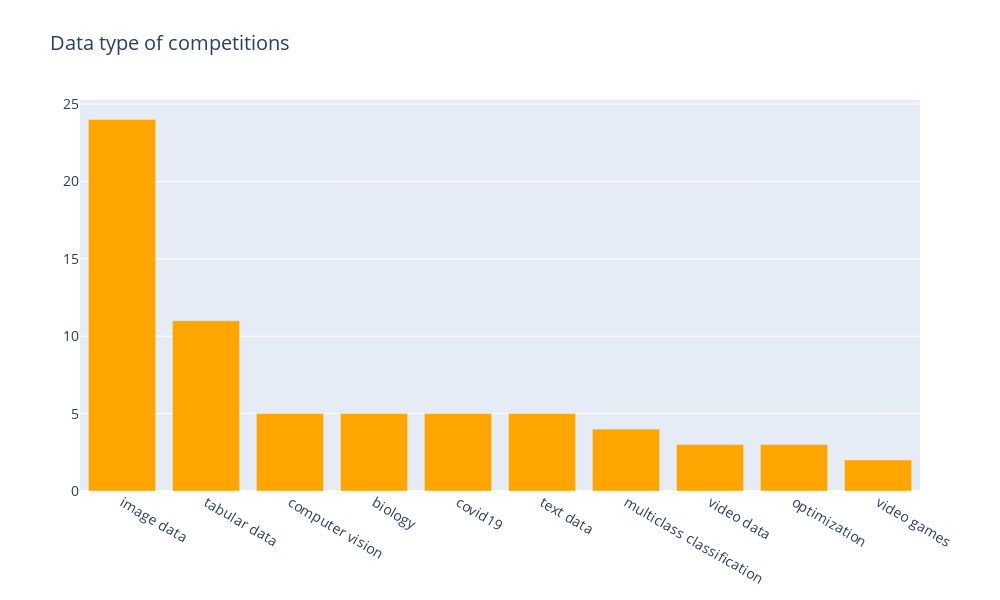

The notebook cell this image was saved under:
### Markdown cell above
### Data types in competitions

### Code cell
comp_tags_df = pd.read_csv("../input/meta-kaggle/CompetitionTags.csv")
tags_df = pd.read_csv("../input/meta-kaggle/Tags.csv")
cnt_df = pd.merge(temp_df[["CompetitionId"]], comp_tags_df, on="CompetitionId", how="inner")
cnt_df = pd.merge(cnt_df, tags_df, left_on="TagId", right_on="Id", how="inner")
cnt_df["Name"].value_counts()

def bar_chart(cnt_srs, color):
    trace = go.Bar(
        x=cnt_srs.index,
        y=cnt_srs.values,
        showlegend=False,
        marker=dict(
            color=color,
        ),
    )
    return trace

cnt_srs = cnt_df["Name"].value_counts().head(10)
traces = [bar_chart(cnt_srs, "orange")]
layout = go.Layout(
    title='Data type of competitions',
    font=dict(size=14),
    barmode='stack',
    width=1000,
    height=600,
)

fig = go.Figure(data=traces, layout=layout)
py.iplot(fig, filename='stacked-bar')

### Figure 1 — Plotly figure (JSON) as saved in the notebook; plotly's stock layout.template omitted (floating-point values rounded to 4 significant figures)
{"data": [{"marker": {"color": "orange"}, "showlegend": false, "type": "bar", "x": ["image data", "tabular data", "computer vision", "biology", "covid19", "text data", "multiclass classification", "video data", "optimization", "video games"], "y": [24, 11, 5, 5, 5, 5, 4, 3, 3, 2]}], "layout": {"barmode": "stack", "font": {"size": 14}, "height": 600, "title": {"text": "Data type of competitions"}, "width": 1000}}
